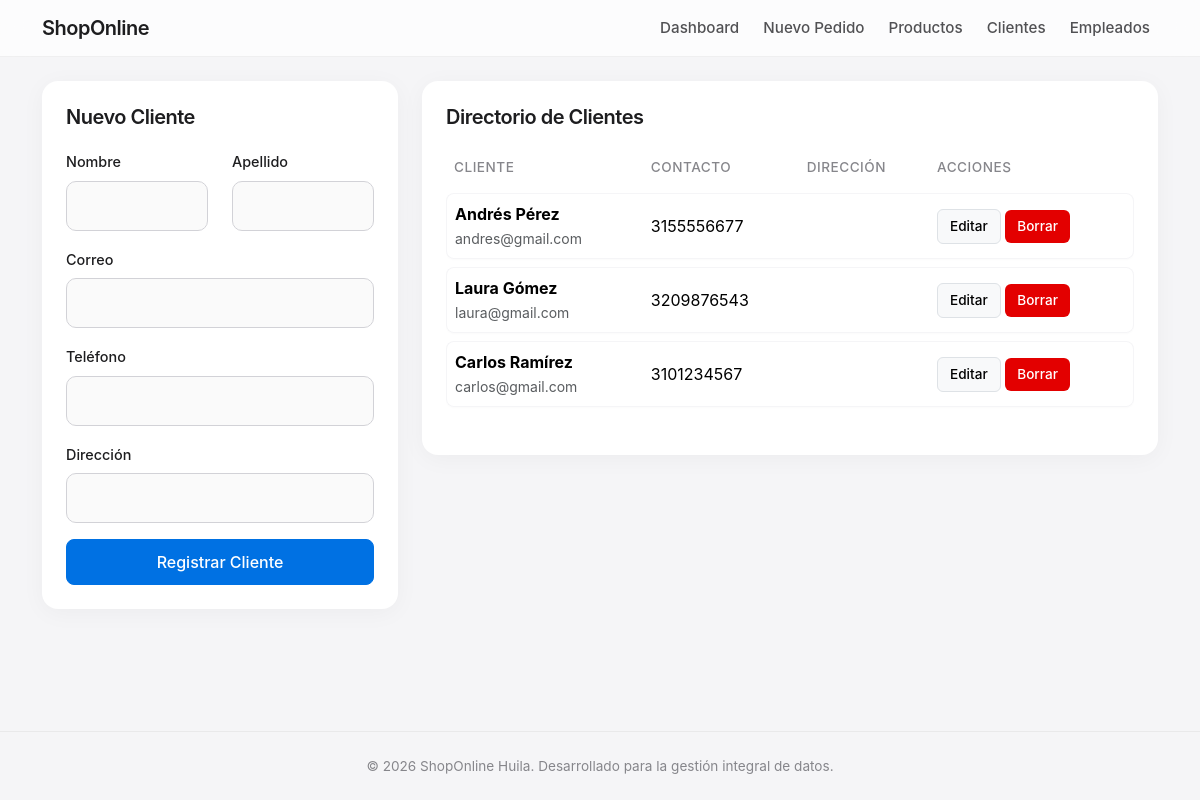
The page /clientes.php on the database its author committed.
### tables this page shows
CREATE TABLE IF NOT EXISTS cliente (
    id_cliente INT AUTO_INCREMENT PRIMARY KEY,
    nombre VARCHAR(100) NOT NULL,
    apellido VARCHAR(100) NOT NULL,
    correo VARCHAR(150),
    telefono VARCHAR(20)
);

### clientes.php (the view, shortened to what this page needs)
<?php
require 'db.php';
$editando = false;
$cli_edit = ['id_cliente'=>'', 'nombre'=>'', 'apellido'=>'', 'correo'=>'', 'telefono'=>'', 'direccion'=>''];
require 'header.php';
?>
<div class="row">
    <div class="col-lg-4 mb-4">
        <div class="card">
            <h4 class="section-title fs-5"><?php echo $editando ? 'Editar Cliente' : 'Nuevo Cliente'; ?></h4>
            <form method="POST">
                <div class="row">
                    <div class="col-6 mb-3"><label class="form-label">Nombre</label><input type="text" name="nombre" class="form-control" required value="<?php echo $cli_edit['nombre']; ?>"></div>
                    <div class="col-6 mb-3"><label class="form-label">Apellido</label><input type="text" name="apellido" class="form-control" required value="<?php echo $cli_edit['apellido']; ?>"></div>
                </div>
                <div class="mb-3"><label class="form-label">Correo</label><input type="email" name="correo" class="form-control" required value="<?php echo $cli_edit['correo']; ?>"></div>
                <div class="mb-3"><label class="form-label">Teléfono</label><input type="text" name="telefono" class="form-control" required value="<?php echo $cli_edit['telefono']; ?>"></div>
                <div class="mb-3"><label class="form-label">Dirección</label><input type="text" name="direccion" class="form-control" required value="<?php echo $cli_edit['direccion']; ?>"></div>
                <button type="submit" class="btn btn-primary w-100"><?php echo $editando ? 'Guardar Cambios' : 'Registrar Cliente'; ?></button>
            </form>
        </div>
    </div>
    <div class="col-lg-8">
        <div class="card">
            <h4 class="section-title fs-5">Directorio de Clientes</h4>
            <div class="table-responsive">
                <table class="table">
                    <thead><tr><th>Cliente</th><th>Contacto</th><th>Dirección</th><th>Acciones</th></tr></thead>
                    <tbody>
                        <?php
                        $res = $conn->query("SELECT * FROM cliente ORDER BY id_cliente DESC");
                        while($row = $res->fetch_assoc()) {
                            echo "<tr>
                                    <td><strong>{$row['nombre']} {$row['apellido']}</strong><br><small class='text-muted'>{$row['correo']}</small></td>
                                    <td>{$row['telefono']}</td>
                                    <td>{$row['direccion']}</td>
                                    <td>
                                        <a href='clientes.php?editar={$row['id_cliente']}' class='btn btn-sm btn-light border'>Editar</a>
                                        <a href='clientes.php?eliminar={$row['id_cliente']}' class='btn btn-sm btn-danger' onclick='return confirm(\"¿Seguro que deseas eliminar?\")'>Borrar</a>
                                    </td>
                                  </tr>";
                        }
                        ?>
                    </tbody>
                </table>
            </div>
        </div>
    </div>
</div>
<?php require 'footer.php'; ?>

### header.php (style rules this page uses)
body { background-color: #f5f5f7; font-family: -apple-system, BlinkMacSystemFont, "Segoe UI", Roboto, Helvetica, Arial, sans-serif; color: #1d1d1f; }
.card { border: none; border-radius: 16px; box-shadow: 0 4px 24px rgba(0, 0, 0, 0.04); background: #ffffff; padding: 24px; }
.section-title { font-weight: 600; letter-spacing: -0.5px; margin-bottom: 20px; color: #1d1d1f; }
.btn { border-radius: 8px; font-weight: 500; padding: 10px 16px; transition: all 0.2s ease; }
.btn-primary { background-color: #0071e3; border-color: #0071e3; }
.btn-danger { background-color: #e30000; border: none; }
.btn-sm { padding: 6px 12px; font-size: 0.85rem; border-radius: 6px; }
.table { border-collapse: separate; border-spacing: 0 8px; margin-top: -8px; }
.table thead th { border-bottom: none; color: #86868b; font-weight: 500; font-size: 0.85rem; text-transform: uppercase; letter-spacing: 0.5px; }
.table tbody tr { background: #fff; box-shadow: 0 1px 2px rgba(0,0,0,0.02); border-radius: 8px; transition: transform 0.1s; }
.table td { border-top: 1px solid #f5f5f7; border-bottom: 1px solid #f5f5f7; vertical-align: middle; }
.table td:first-child { border-left: 1px solid #f5f5f7; border-top-left-radius: 8px; border-bottom-left-radius: 8px; }
.table td:last-child { border-right: 1px solid #f5f5f7; border-top-right-radius: 8px; border-bottom-right-radius: 8px; }
.form-control, .form-select { border-radius: 10px; border: 1px solid #d2d2d7; padding: 12px; background-color: #fafafa; }
.form-label { font-size: 0.9rem; font-weight: 500; color: #1d1d1f; }

### rows shown on the page
cliente: nombre "Andrés", apellido "Pérez", correo "andres@gmail.com", telefono "3155556677"
cliente: nombre "Laura", apellido "Gómez", correo "laura@gmail.com", telefono "3209876543"
cliente: nombre "Carlos", apellido "Ramírez", correo "carlos@gmail.com", telefono "3101234567"
